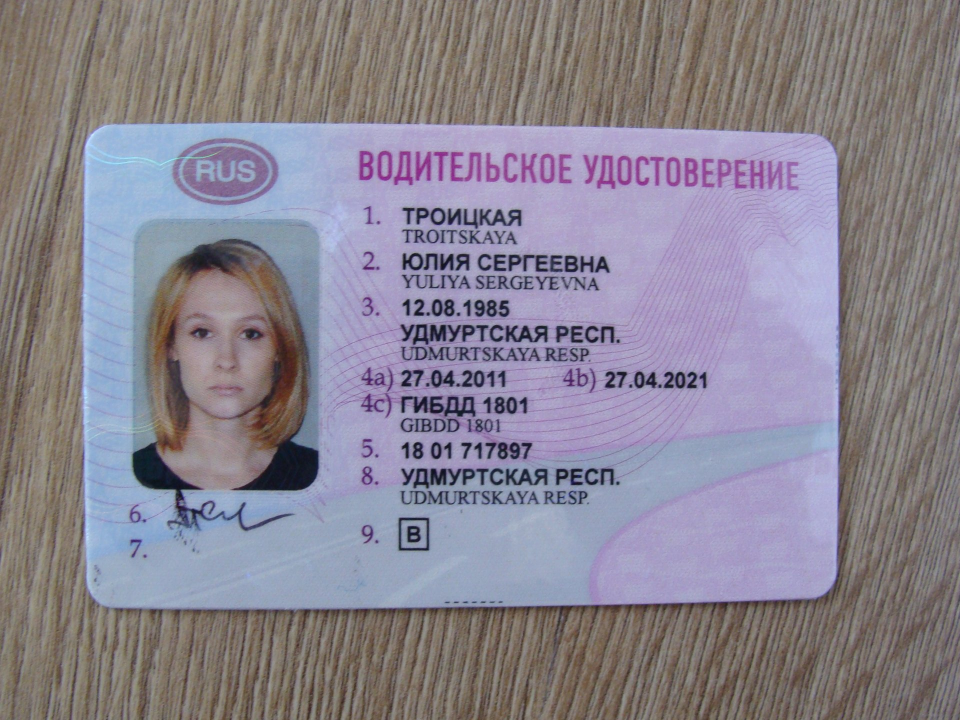
#> input picture projects/opencv/recog/text/photo.jpg, 1920 x 1440 px (shown at 1/2 size)
$ python app.py
#> lines starting #> are read from the running program, lines starting #| are printed output that depends on the picture; after the words box and inside, x2 and y2 are one past the last pixel; in counts of white or black regions, pixels touching at a corner belong together
import cv2

image = cv2.imread('photo.jpg', cv2.IMREAD_UNCHANGED)
#> image is the input picture: shape (1440, 1920, 3); mean B, G, R 143.9, 131.7, 137.4
# resized = image
resized = cv2.resize(image, (800, 600))
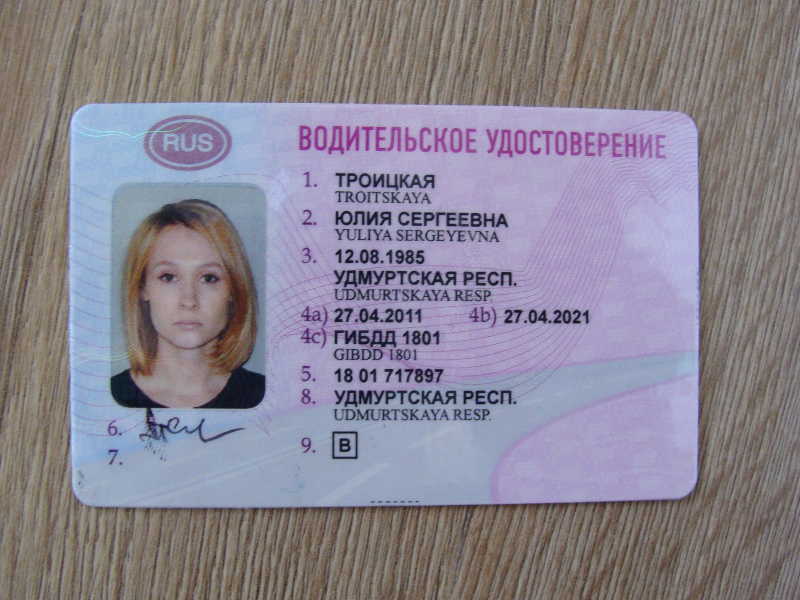
#> resized: shape (600, 800, 3); mean B, G, R 143.8, 131.6, 137.2

resized = cv2.cvtColor(resized, cv2.COLOR_BGR2GRAY)
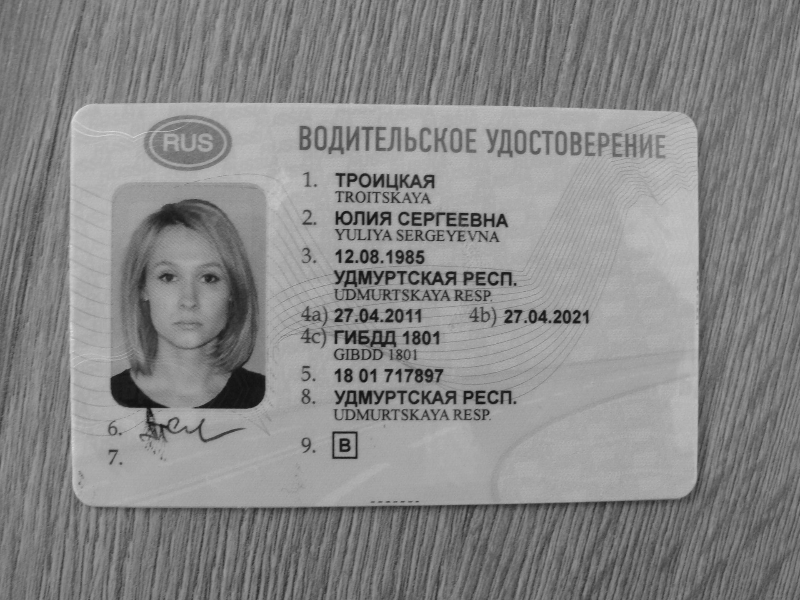
#> resized: shape (600, 800); min 13, max 224, mean 134.7
resized = cv2.GaussianBlur(resized, (5, 5), 0) #уменьшить резкость

resized = cv2.Canny(resized, 75, 200) #контуры объектов на изображении
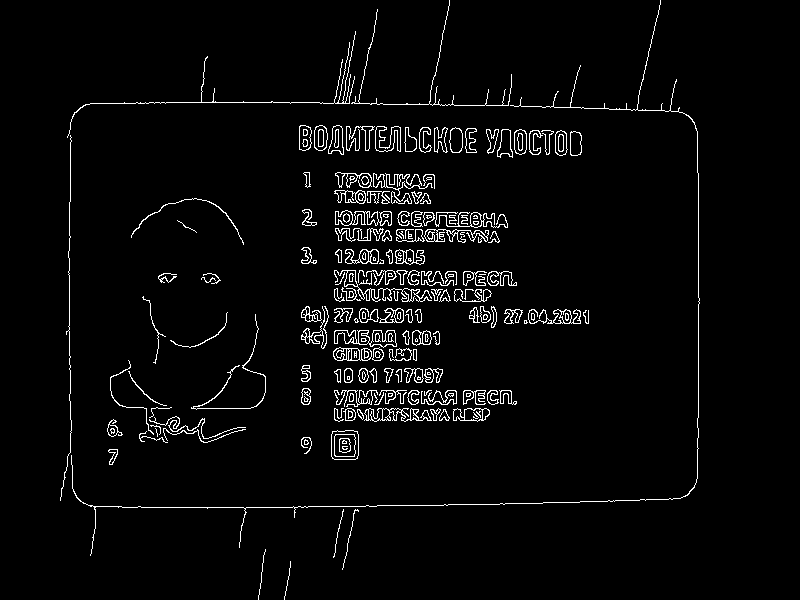
#> resized: shape (600, 800); 3.4% white in thin lines or dots, all inside (x1, y1, x2, y2) = (60, 0, 700, 600)

kernel = cv2.getStructuringElement(cv2.MORPH_RECT, (2, 2))
resized = cv2.morphologyEx(resized, cv2.MORPH_CLOSE, kernel)
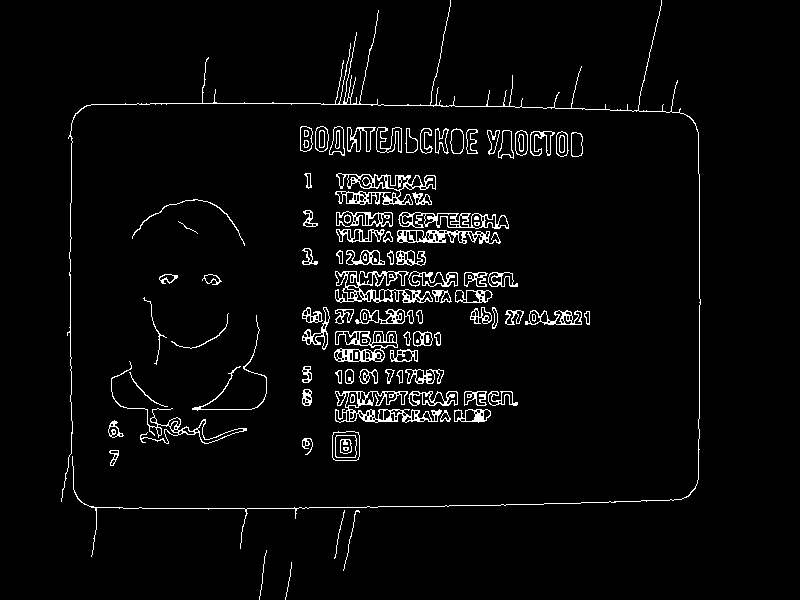
#> resized: shape (600, 800); 3.8% white in thin lines or dots, all inside (x1, y1, x2, y2) = (61, 0, 701, 600)

# контуры в изображении
cnts = cv2.findContours(resized.copy(), cv2.RETR_EXTERNAL, cv2.CHAIN_APPROX_SIMPLE)[1]
#> cnts = 83 contours, 6 with area under 20; largest, box (x1, y1, x2, y2) and area: (335, 173, 436, 205) 1551, (335, 271, 433, 303) 1481, (335, 391, 442, 423) 1478, (334, 331, 398, 362) 1227, (398, 212, 509, 229) 1068
# общее число контуров
total = 0

# цикл по контурам
for c in cnts:
	# аппроксимируем (сглаживаем) контур
	peri = cv2.arcLength(c, True)
	approx = cv2.approxPolyDP(c, 0.02 * peri, True)

	# если у контура 4 вершины, предполагаем, что это книга
	if len(approx) == 4:
		cv2.drawContours(resized, [approx], -1, (0, 255, 0), 4)
		total += 1
#> this loop made 83 passes
#> (peri, approx, total) on passes 7, 16: (108.1, [[333, 432], [333, 459], [358, 459], [358, 432]], 1), (112.4, [[129, 372], [145, 395], [167, 406], [146, 395]], 2)
#> peri on passes 5, 6, 8, 9, 10, 11: 48.97, 84.77, 59.11, 40.38, 112.5, 134.2
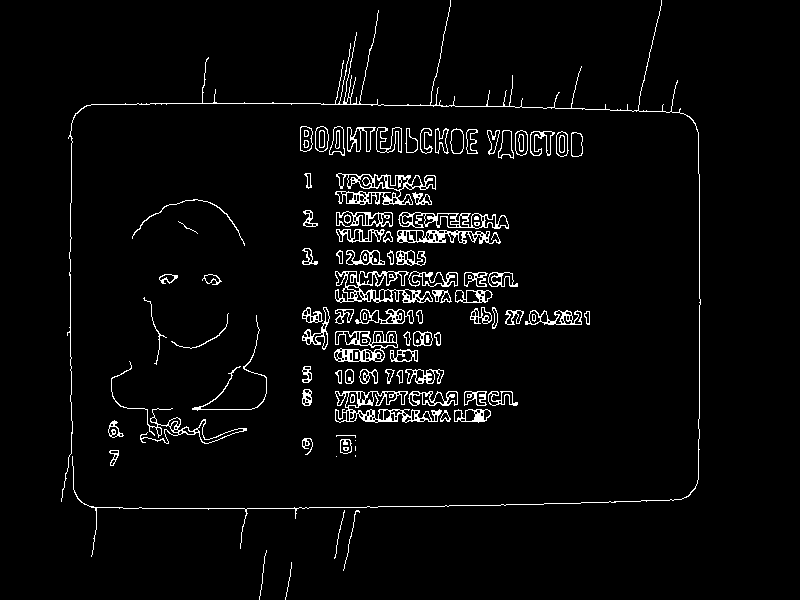
#> resized: shape (600, 800); 3.7% white in thin lines or dots, all inside (x1, y1, x2, y2) = (61, 0, 701, 600)
#> after the loop, total = 2

cv2.imshow('Resize image', resized)

cv2.waitKey(0)
cv2.destroyAllWindows()


# [34 lines of commented-out code are left out]
